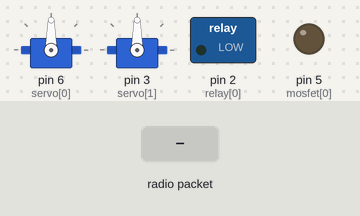
A sketch run on a simulated Arduino Mega 2560, built with avr-gcc and run on an emulated ATmega2560. Shown: 2 × servo, switched loads named in the sketch (green lamp = pin HIGH), output pins drawn as LEDs (lit = HIGH). The inputs (shaded band) are chosen by the test bench. No radio packets arrive unless stated.

Above: at 0.01 s.
At 1.4 s:
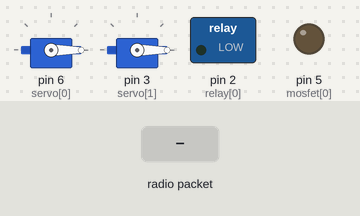
1.5 s: radio packet "1" arrives
At 2.1 s:
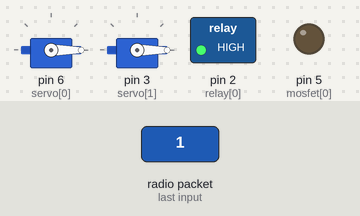
Timing chart, 0 to 4.5 s (numbered marks = the images above; inputs shaded):
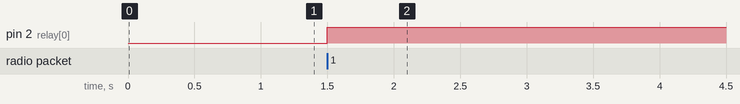

Measured:
- after the input at 1.5 s, pin 2 (relay[0]): LOW → HIGH at once

The sketch:

RX.ino
```cpp
#include <SPI.h>
#include "nRF24L01.h"
#include "RF24.h"
#include <Servo.h>

#define Nrelay 1
#define Nmosfet 1
#define Nservo 2
#define Nchannel (Nservo + Nmosfet + Nrelay)

byte servo[Nservo] = {6,3}; // сервопривод на PWM (цифровые ноги)
byte mosfet[Nmosfet] = {5}; // мосфет на PWM (цифровые ноги)
byte relay[Nrelay] = {2};  // реле (цифровые ноги)

//RF24 radio(9, 10); // "создать" модуль на пинах 9 и 10 Для Уно
RF24 radio(9,53); // для Меги

byte recieved_data[Nchannel]; // массив принятых данных

Servo myservo[Nservo];

byte address[][6] = {"1Node", "2Node", "3Node", "4Node", "5Node", "6Node"}; //возможные номера труб

void setup() {
    Serial.begin(9600); //открываем порт для связи с ПК

    for (int i = 0; i < Nrelay; i++) {
        pinMode(relay[i], OUTPUT); // настроить пины реле как выход
    }
    for (int i = 0; i < Nmosfet; i++) {
        pinMode(mosfet[i], OUTPUT); // настроить пины мосфета как выход
    }
    for (int i = 0; i < Nservo; i++) {
        myservo[i].attach(servo[i]);
    }
    for (int i = 0; i < Nservo; i++) {
        delay(100);
        myservo[i].write(30); // повернуть серво на угол 30
        delay(0);
        myservo[i].write(0); // повернуть серво на угол 0
    }

    radio.begin(); //активировать модуль
    radio.setAutoAck(1);         //режим подтверждения приёма, 1 вкл 0 выкл
    radio.setRetries(0, 15);    //(время между попыткой достучаться, число попыток)
    radio.enableAckPayload();    //разрешить отсылку данных в ответ на входящий сигнал
    radio.setPayloadSize(32);     //размер пакета, в байтах

    radio.openReadingPipe(1, address[0]);     //хотим слушать трубу 0
    radio.setChannel(0x60);  //выбираем канал (в котором нет шумов!)

    radio.setPALevel (RF24_PA_MAX); //уровень мощности передатчика. На выбор RF24_PA_MIN, RF24_PA_LOW, RF24_PA_HIGH, RF24_PA_MAX
    radio.setDataRate (RF24_250KBPS); //скорость обмена. На выбор RF24_2MBPS, RF24_1MBPS, RF24_250KBPS
    //должна быть одинакова на приёмнике и передатчике!
    //при самой низкой скорости имеем самую высокую чувствительность и дальность!!

    radio.powerUp(); //начать работу
    radio.startListening();  //начинаем слушать эфир, мы приёмный модуль
}

void loop() {
    byte pipeNo;
    while ( radio.available(&pipeNo)) {  // слушаем эфир со всех труб
        radio.read( &recieved_data, sizeof(recieved_data) );         // чиатем входящий сигнал
        for (int i = 0; i < Nrelay; i++) {
            digitalWrite(relay[i], recieved_data[i]); // подать на реле сигнал из массива
        }
        for (int i = 0; i < Nmosfet; i++) {
            analogWrite(mosfet[i], recieved_data[i + Nrelay]); // подать на мосфет ШИМ сигнал из массива, диапазон 0...255
        }
        for (int i = 0; i < Nservo; i++) {
            myservo[i].write(recieved_data[i + Nrelay + Nmosfet]); // повернуть серво на угол 0..180
        }
    }
}
```
